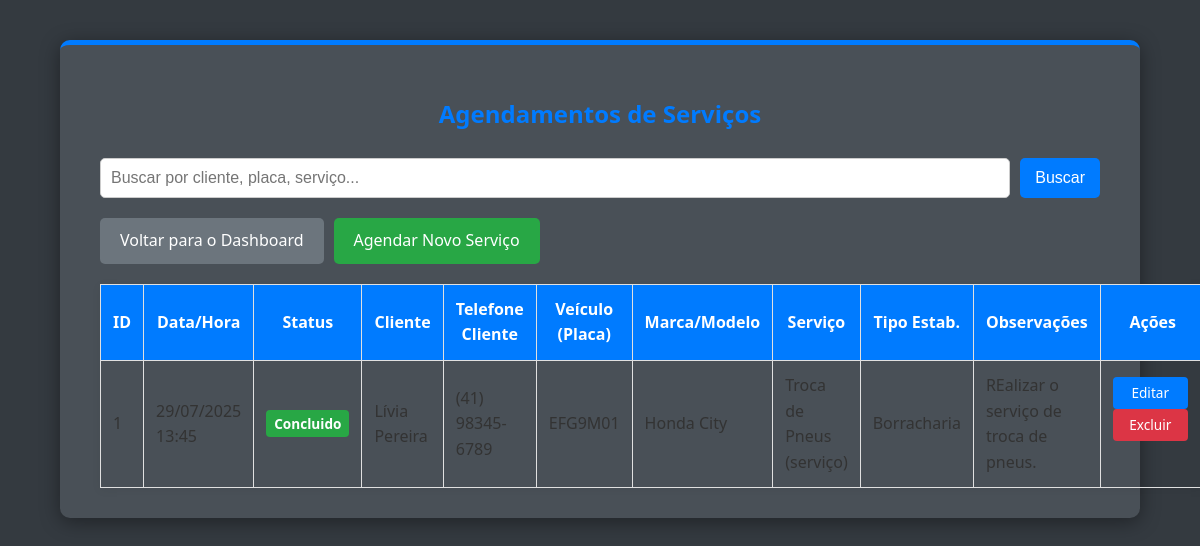
/agendamentos/listar_agendamentos.php (signed in), run on the app's committed database.
### tables this page shows
CREATE TABLE `agendamentos` (
  `id` int NOT NULL,
  `cliente_id` int NOT NULL,
  `veiculo_id` int NOT NULL,
  `servico_id` int NOT NULL,
  `data_hora` datetime NOT NULL,
  `observacoes` text,
  `status` enum('pendente','confirmado','em_andamento','concluido','cancelado') NOT NULL DEFAULT 'pendente',
  `tipo_estabelecimento` enum('borracharia','mecanica') NOT NULL
);

CREATE TABLE `clientes` (
  `id` int NOT NULL,
  `nome` varchar(100) NOT NULL,
  `telefone` varchar(20) DEFAULT NULL,
  `email` varchar(100) DEFAULT NULL,
  `cpf_cnpj` varchar(20) DEFAULT NULL,
  `tipo_cliente` enum('PF','PJ') DEFAULT NULL,
  `endereco` text
);

CREATE TABLE `veiculos` (
  `id` int NOT NULL,
  `cliente_id` int NOT NULL,
  `marca` varchar(50) DEFAULT NULL,
  `modelo` varchar(50) DEFAULT NULL,
  `ano` int DEFAULT NULL,
  `placa` varchar(10) DEFAULT NULL,
  `chassi` varchar(50) DEFAULT NULL
);

CREATE TABLE `servicos` (
  `id` int NOT NULL,
  `nome_servico` varchar(100) NOT NULL,
  `descricao` text,
  `preco` decimal(10,2) DEFAULT NULL,
  `tipo_estabelecimento` enum('borracharia','mecanica') NOT NULL
);

### agendamentos/listar_agendamentos.php (the view, shortened to what this page needs)
<?php
$conn = new mysqli(DB_HOST, DB_USER, DB_PASS, DB_NAME);
$search_term = '';
$sql = "SELECT
            a.id AS agendamento_id,
            a.data_hora,
            a.observacoes,
            a.status,
            a.tipo_estabelecimento,
            c.nome AS cliente_nome,
            c.telefone AS cliente_telefone,
            v.placa AS veiculo_placa,
            v.marca AS veiculo_marca,
            v.modelo AS veiculo_modelo,
            s.nome_servico
        FROM
            agendamentos a
        JOIN
            clientes c ON a.cliente_id = c.id
        JOIN
            veiculos v ON a.veiculo_id = v.id
        JOIN
            servicos s ON a.servico_id = s.id";
$sql .= " ORDER BY a.data_hora DESC";
$stmt = $conn->prepare($sql);
$stmt->execute();
$result = $stmt->get_result();
$agendamentos = [];
if ($result->num_rows > 0) {
    while($row = $result->fetch_assoc()) {
        $agendamentos[] = $row;
    }
}
?>
<!DOCTYPE html>
<html lang="pt-BR">
<head>
    <link rel="stylesheet" href="../../css/style.css">
</head>
<body>
    <div class="container">
        <h2>Agendamentos de Serviços</h2>
        <div class="search-form">
            <form action="listar_agendamentos.php" method="GET" style="display: flex; width: 100%; gap: 10px;">
                <input type="text" name="search" placeholder="Buscar por cliente, placa, serviço..." value="<?php echo htmlspecialchars($search_term); ?>">
                <button type="submit">Buscar</button>
            </form>
        </div>
        <div class="action-buttons">
            <a href="<?php
                if (isset($_SESSION['tipo_servico']) && $_SESSION['tipo_servico'] != 'admin') {
                    echo '../' . $_SESSION['tipo_servico'] . '/index.php';
                } else {
                    echo '../admin/index.php';
                }
            ?>">Voltar para o Dashboard</a>
            <a href="agendar_servico.php" class="btn-add">Agendar Novo Serviço</a>
        </div>
        <?php if (empty($agendamentos)): ?>
            <p class="no-records">Nenhum agendamento encontrado. <?php echo (!empty($search_term)) ? 'Tente uma busca diferente.' : ''; ?></p>
        <?php else: ?>
            <table>
                <thead>
                    <tr>
                        <th>ID</th>
                        <th>Data/Hora</th>
                        <th>Status</th>
                        <th>Cliente</th>
                        <th>Telefone Cliente</th>
                        <th>Veículo (Placa)</th>
                        <th>Marca/Modelo</th>
                        <th>Serviço</th>
                        <th>Tipo Estab.</th>
                        <th>Observações</th>
                        <th>Ações</th>
                    </tr>
                </thead>
                <tbody>
                    <?php foreach ($agendamentos as $agendamento): ?>
                    <tr>
                        <td><?php echo htmlspecialchars($agendamento['agendamento_id']); ?></td>
                        <td><?php echo (new DateTime($agendamento['data_hora']))->format('d/m/Y H:i'); ?></td>
                        <td><span class="status-<?php echo htmlspecialchars($agendamento['status']); ?>"><?php echo htmlspecialchars(ucfirst($agendamento['status'])); ?></span></td>
                        <td><?php echo htmlspecialchars($agendamento['cliente_nome']); ?></td>
                        <td><?php echo htmlspecialchars($agendamento['cliente_telefone']); ?></td>
                        <td><?php echo htmlspecialchars($agendamento['veiculo_placa']); ?></td>
                        <td><?php echo htmlspecialchars($agendamento['veiculo_marca'] . ' ' . $agendamento['veiculo_modelo']); ?></td>
                        <td><?php echo htmlspecialchars($agendamento['nome_servico']); ?></td>
                        <td><?php echo htmlspecialchars(ucfirst($agendamento['tipo_estabelecimento'])); ?></td>
                        <td><?php echo htmlspecialchars($agendamento['observacoes']); ?></td>
                        <td>
                            <?php
                            $agendamento_id = htmlspecialchars($agendamento['agendamento_id']);
                            ?>
                            <div style="margin-bottom: 5px;">
                                <a href="editar_agendamento.php?id=<?php echo $agendamento_id; ?>" class="btn-edit">Editar</a>
                                <a href="excluir_agendamento.php?id=<?php echo $agendamento_id; ?>" class="btn-delete" onclick="return confirm('Tem certeza que deseja excluir este agendamento?');">Excluir</a>
                            </div>
                        </td>
                    </tr>
                    <?php endforeach; ?>
                </tbody>
            </table>
        <?php endif; ?>
    </div>
</body>
</html>

### css/style.css (style rules this page uses)
html, body { height: 100%; margin: 0; padding: 0; }
body { font-family: 'Segoe UI', Tahoma, Geneva, Verdana, sans-serif; background-color: #212529; color: #f8f9fa; line-height: 1.6; }
.container { background-color: #343a40; padding: 30px 40px; border-radius: 10px; box-shadow: 0 4px 20px rgba(0, 0, 0, 0.4); max-width: 1000px; margin: 40px auto; border-top: 5px solid #007bff; }
h1, h2, h3 { color: #007bff; text-align: center; margin-bottom: 25px; font-weight: 600; }
table { width: 100%; border-collapse: collapse; margin-top: 20px; box-shadow: 0 2px 10px rgba(0, 0, 0, 0.15); table-layout: auto; }
th, td { border: 1px solid #495057; padding: 12px; text-align: left; vertical-align: middle; word-wrap: break-word; color: #e9ecef; }
th { background-color: #6c757d; color: white; font-weight: 600; text-align: center; }
.btn-edit, .btn-delete, .btn-edit-os { width: 75px; padding: 6px 0; border-radius: 4px; text-decoration: none; color: white; font-size: 0.85em; white-space: nowrap; display: inline-block; text-align: center; box-sizing: border-box; transition: background-color 0.3s ease, transform 0.2s ease; line-height: 1.5; vertical-align: middle; }
.btn-edit { background-color: #007bff; margin-right: 5px; }
.btn-delete { background-color: #dc3545; }

### agendamentos/listar_agendamentos.php (style rules this page uses)
.container { background-color: #495057; }
body { background-color: #343a40; }
.search-form { margin-bottom: 20px; display: flex; gap: 10px; align-items: center; }
.search-form input[type="text"] { flex-grow: 1; padding: 10px; border: 1px solid #ccc; border-radius: 5px; font-size: 1em; }
.search-form button { padding: 10px 15px; background-color: #007bff; color: white; border: none; border-radius: 5px; cursor: pointer; font-size: 1em; transition: background-color 0.3s ease; }
table { width: 100%; border-collapse: collapse; margin-top: 20px; box-shadow: 0 2px 10px rgba(0, 0, 0, 0.05); table-layout: auto; }
th, td { border: 1px solid #e0e0e0; padding: 12px; text-align: left; vertical-align: middle; word-wrap: break-word; color: #333; }
th { background-color: #007bff; color: white; font-weight: 600; text-align: center; }
.action-buttons { margin-top: 20px; text-align: left; display: flex; gap: 10px; }
.action-buttons a { padding: 10px 20px; background-color: #6c757d; color: white; border-radius: 5px; text-decoration: none; transition: background-color 0.3s ease; }
.action-buttons a.btn-add { background-color: #28a745; }
.status-concluido { background-color: #28a745; color: white; padding: 4px 8px; border-radius: 4px; font-size: 0.85em; font-weight: bold; }
.btn-edit, .btn-delete { width: 75px; padding: 6px 0; border-radius: 4px; text-decoration: none; color: white; font-size: 0.85em; white-space: nowrap; display: inline-block; text-align: center; box-sizing: border-box; transition: background-color 0.3s ease, transform 0.2s ease; line-height: 1.5; vertical-align: middle; }
.btn-edit { background-color: #007bff; margin-right: 5px; }
.btn-delete { background-color: #dc3545; }

### data on the page
agendamentos: id "1", data_hora "29/07/2025 13:45", status "Concluido", cliente.nome "Lívia Pereira", cliente.telefone "(41) 98345-6789", veiculo.placa "EFG9M01", veiculo.modelo "Honda City", servico.nome_servico "Troca de Pneus (serviço)", tipo_estabelecimento "Borracharia", observacoes "REalizar o serviço de troca de pneus."
